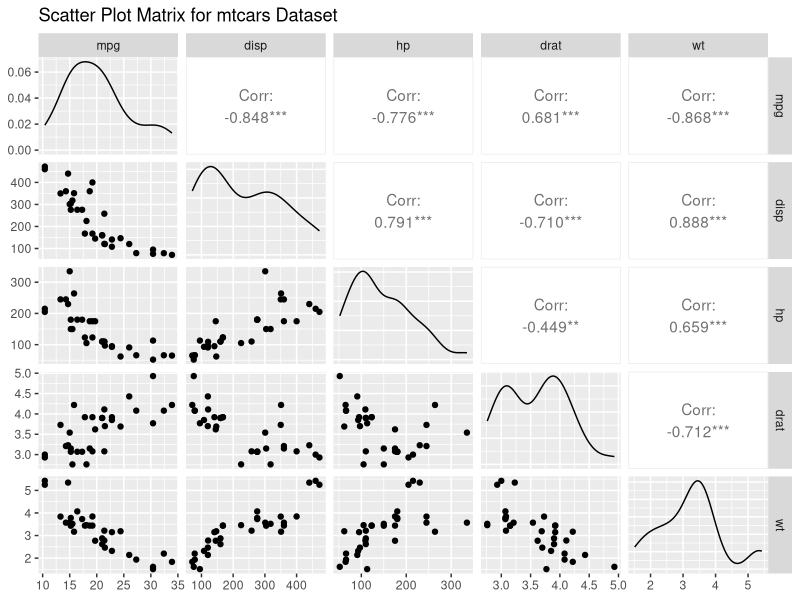
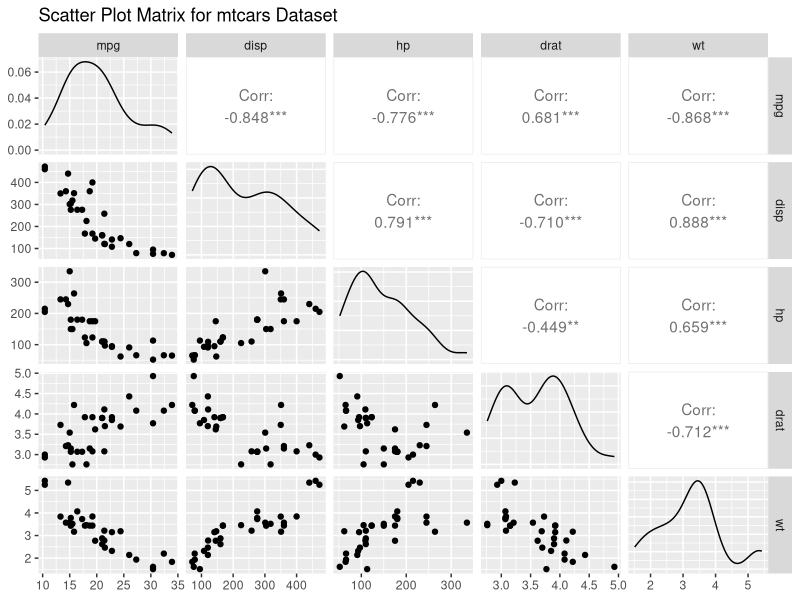

R code for these plots, in order:

install.packages("ggplot2",repos = "http://cran.us.r-project.org")
library(ggplot2) 
library(GGally) 
data(mtcars) 
Scatter_Matrix <- ggpairs(mtcars,columns = c(1, 3:6), 
                          title = "Scatter Plot Matrix for mtcars Dataset", 
                          axisLabels = "show") 
ggsave("Scatter plot matrix.png", Scatter_Matrix, width = 7, 
       height = 7, units = "in") 
Scatter_Matrix